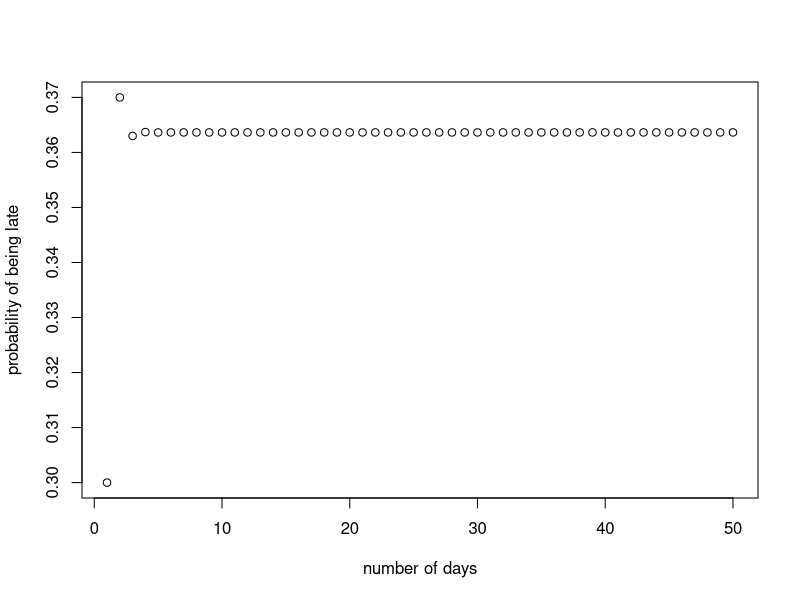
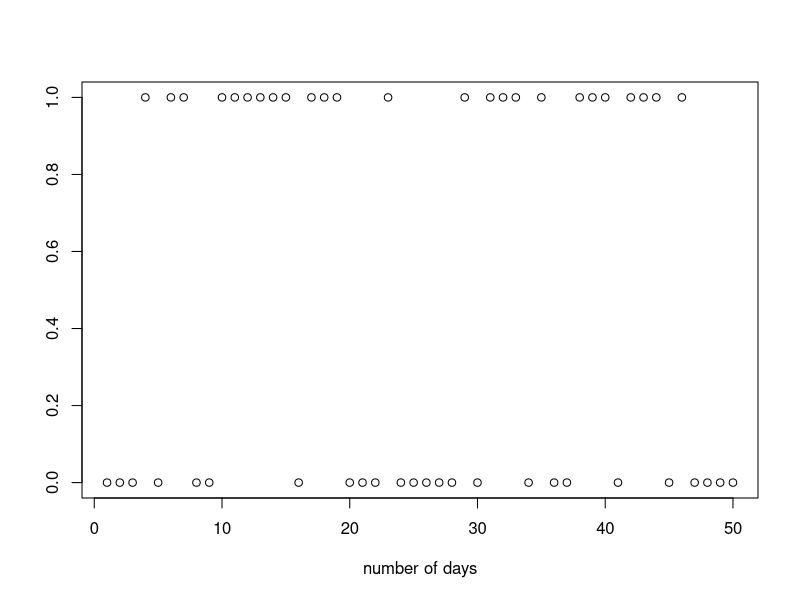

These figures' R source, in order:
## ---- chunk 1
# package for calculating matrix exponentials
# you might need to install this the first time you run this code.
# install.packages(expm)
library("expm")
## ---- chunk 2
# initialise the transition matirx
P <-  matrix(c(0.3, 0.4, 0.7, 0.6), nrow = 2)
rownames(P) <- c("l","p")
colnames(P) <- c("l","p")
# note / check that all rows sum up to 1
P
rowSums(P)
## ---- chunk 3
# transition probability after 2 days
P %*% P
# note / check that all rows sum up to 1
rowSums(P)
## ---- chunk 4
# transition probability after 10 days
P %^% 10

# transition probability after 50 days
P %^% 50
## ---- chunk 5
# the analytical stationary distribtuion is
pi <- c(4/11, 7/11)
names(pi) <- c("l", "p")
# we veryfy that pi is a stationary distribtuion, that is pi * P = pi
t(pi) %*% P
pi
all.equal(t(pi) %*% P, t(pi))
## ---- chunk 6
# probability of student 1 at induction day  
student1_x0 <- c(0.5, 0.5)

# probability at the first day
student1_x0 %*% P

# probability at the 5th day
student1_x0 %*% (P %^% 5)

# probability at the 100th day
student1_x0 %*% (P %^% 100)

## ---- chunk 7
# probability of student 2 at induction day  
student2_x0 <- c(0.2, 0.8)

# probability at the first day
student2_x0 %*% P

# probability at the 5th day
student2_x0 %*% (P %^% 5)

# probability at the 100th day
student2_x0 %*% (P %^% 100)
## ---- chunk 8
# probability of student 3 at induction day 
student3_x0 <- c(0.7, 0.3)

# probability at the first day
student3_x0 %*% P

# probability at the 5th day
student3_x0 %*% (P %^% 5)

# probability at the 100th day
student3_x0 %*% (P %^% 100)
## ---- chunk 9
# set the seed for generating random variables (for reproducability) 
# set.seed(2019)
# number of days (length of simulated sample path)
n <- 50
# initialise the sample path
sample_path <- rep(0, lenthought = n)
# initialise the probability that the student is late
late <- rep(0, lenthought = n)

# initial value at induction day
x0 = c(1, 0)
# probability that the student is late on the first day
late[1] <- (x0 %*% P)[1]

for(i in 2:n){
  # probability that the student is late at day n
  late[i] <- (x0 %*% (P %^% i))[1]
  # genearte a Bernoulli random variable with probability = late
  sample_path[i] <- rbinom(1, 1, late[i])
}
## ---- chunk 10
# par(mfrow=c(1,2))
plot(seq(1,n), late, xlab = "number of days", ylab = "probability of being late")

plot(seq(1, n), sample_path,
     xlab = "number of days", ylab = " ")
